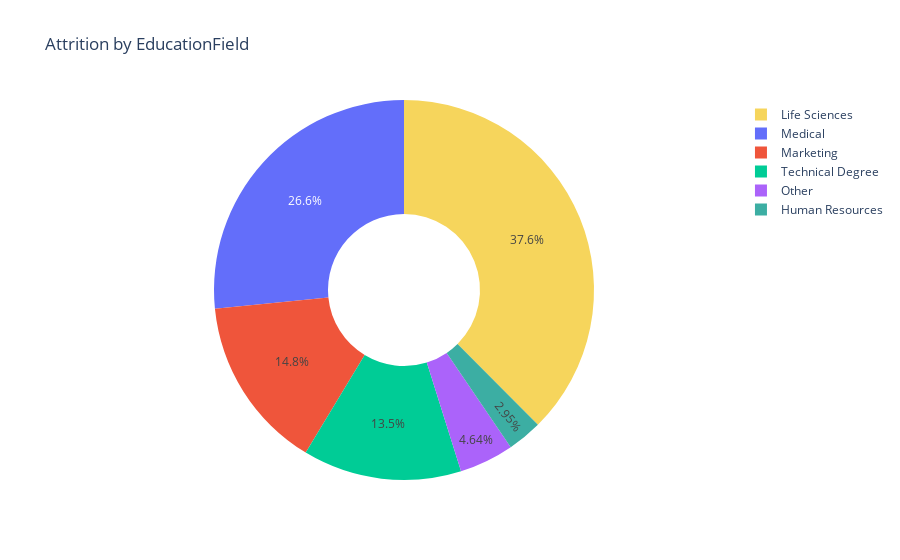

Here is the notebook cell this chart was saved with:
### Markdown cell above
# We can see that the Research & Development department has a high attrition rate. Now let's have a look at the percentage of attrition by education field:

### Code cell
# Calculate the count of attrition by EducationField
attrition_by = attr_df.groupby(['EducationField']).size().reset_index(name="Count")

# Create a donut chart
fig=go.Figure(data=[go.Pie(
    labels=attrition_by['EducationField'],
    values=attrition_by['Count'],
    hole=0.4,
    marker=dict(colors=['#3CAEA3','#F6D55C']),
    textposition='inside'
)])


# Update the Layout
fig.update_layout(title='Attrition by EducationField')


#Show the chart
fig

### Figure 1 — Plotly figure (JSON) as saved in the notebook; plotly's stock layout.template omitted (floating-point values rounded to 4 significant figures)
{"data": [{"hole": 0.4, "labels": ["Human Resources", "Life Sciences", "Marketing", "Medical", "Other", "Technical Degree"], "marker": {"colors": ["#3CAEA3", "#F6D55C"]}, "textposition": "inside", "type": "pie", "values": [7, 89, 35, 63, 11, 32]}], "layout": {"title": {"text": "Attrition by EducationField"}}}
